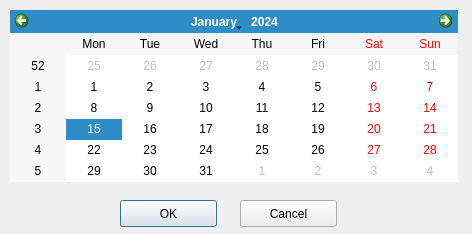
<?xml version="1.0" encoding="UTF-8"?>
<ui version="4.0">
 <class>DatePickerDialog</class>
 <widget class="QDialog" name="DatePickerDialog">
  <property name="geometry">
   <rect>
    <x>0</x>
    <y>0</y>
    <width>472</width>
    <height>234</height>
   </rect>
  </property>
  <property name="windowTitle">
   <string>Dialog</string>
  </property>
  <widget class="QCalendarWidget" name="calendarWidget">
   <property name="geometry">
    <rect>
     <x>10</x>
     <y>10</y>
     <width>448</width>
     <height>172</height>
    </rect>
   </property>
  </widget>
  <widget class="QPushButton" name="pushButton_ok">
   <property name="geometry">
    <rect>
     <x>120</x>
     <y>200</y>
     <width>97</width>
     <height>27</height>
    </rect>
   </property>
   <property name="text">
    <string>OK</string>
   </property>
  </widget>
  <widget class="QPushButton" name="pushButton_cancel">
   <property name="geometry">
    <rect>
     <x>240</x>
     <y>200</y>
     <width>97</width>
     <height>27</height>
    </rect>
   </property>
   <property name="text">
    <string>Cancel</string>
   </property>
  </widget>
 </widget>
 <resources/>
 <connections/>
</ui>
